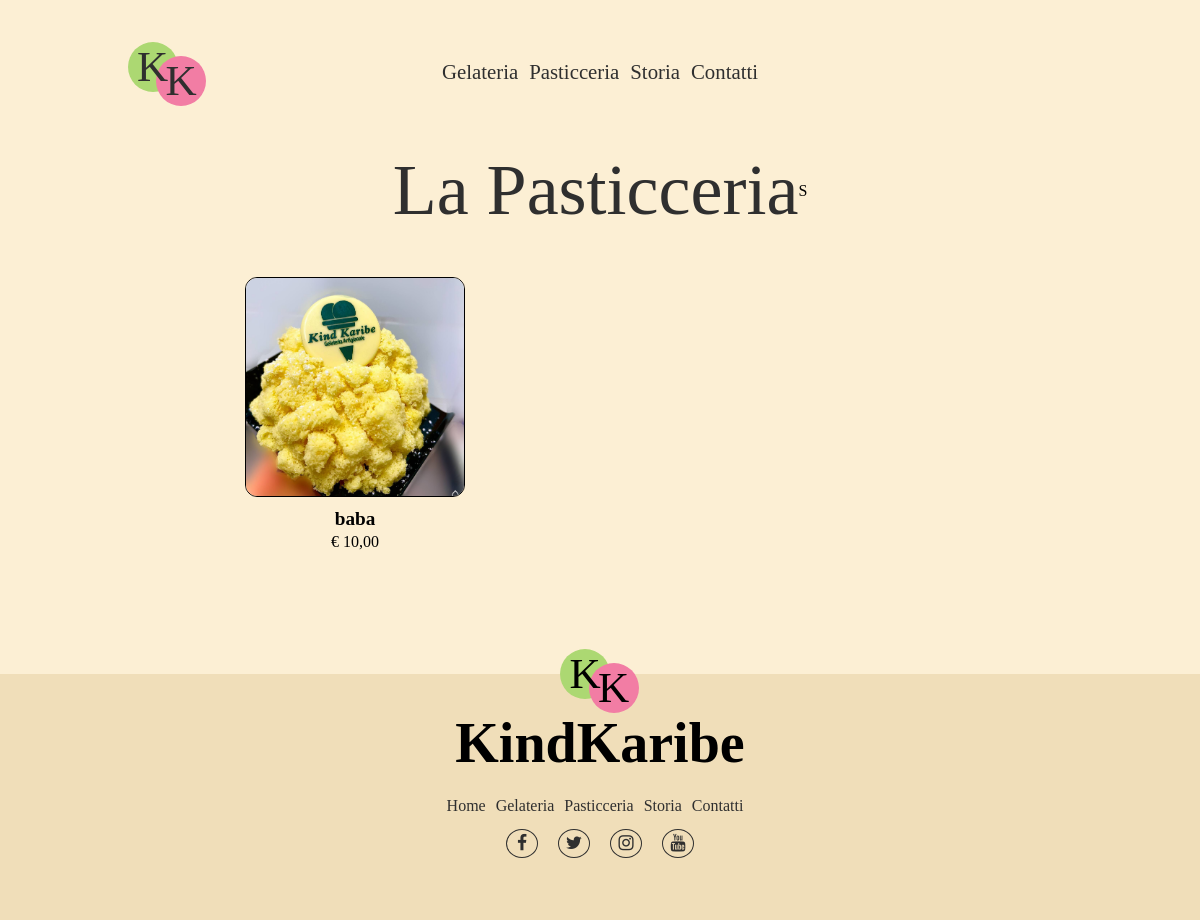
/Pasticceria/, run on an earlier commit of the app's database.
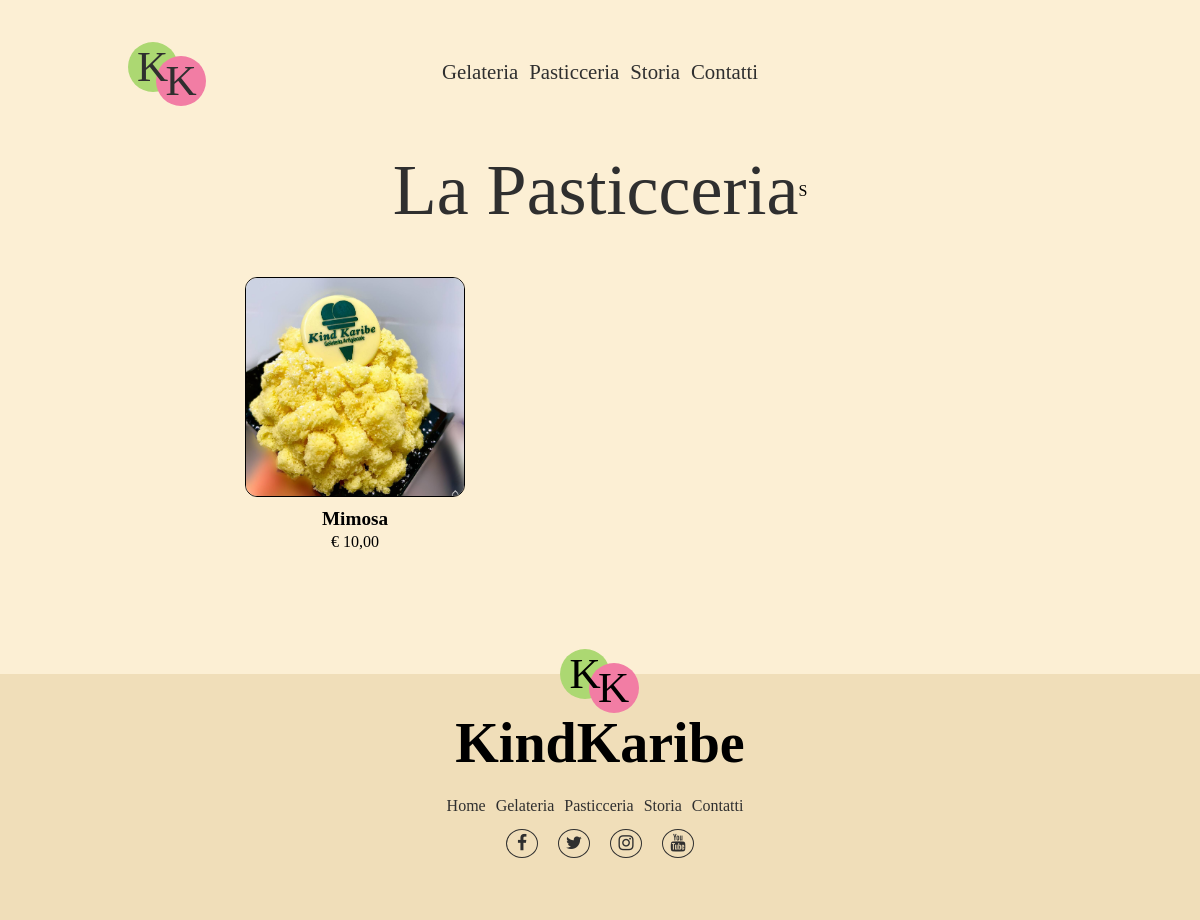
And on a later commit of the database.
### KindKaribe/models.py (models this page shows, shortened)
class Immagine(models.Model):
    URL = models.CharField(max_length=200, default="default.jpg")
    testoALT = models.CharField(max_length=200, default="ALT")
    Prodotto = models.ForeignKey(Prodotto, on_delete=models.CASCADE)

class Prodotto(models.Model):
    Nome = models.CharField(max_length=200)
    Categoria = models.ForeignKey(Categoria, on_delete=models.CASCADE)
    Tipo = EnumChoiceField(Tipo, default=Tipo.Pasticceria)
    Peso = EnumChoiceField(Peso, null=True)
    Prezzo = models.DecimalField(default=0.00, max_digits=5, decimal_places=2)
    Descrizione = models.CharField(max_length=200, default="")
    QuantitaDisponibile = models.IntegerField(default=0)
    IVA = models.DecimalField(default=0.00, max_digits=5, decimal_places=2)
    Visibile = models.BooleanField(default=1)

### KindKaribe/views.py (the view)
# urls.py: path('Pasticceria/', views.Catalogo.as_view(), name="Pasticceria"),
class Catalogo(views.generic.ListView):
    template_name = "Catalogo.html"
    context_object_name = "prodottiPasticceria"
    def get_queryset(self):
        c = Immagine.objects.select_related("Prodotto")
        return c.filter(Prodotto__Tipo=Tipo.Pasticceria)

### templates/Catalogo.html (shortened to what this page needs)
<html lang="it">
<head>
            {% load static %}
<link href="{% static 'KindKaribe/catalogo.css' %}" rel="stylesheet" type="text/css">
</head>
<body>
{% include 'header.html' %}
	<div class="pasticceria">
		<span class="titolo">La Pasticceria</span>S
	</div>
	<div class="container">
        {% for prodotto in prodottiPasticceria  %}
		<div class="card">
			<div class= "prova">
			<a  id ="panino" href="#"><img class="image" id= "speriamo" src="{% static 'KindKaribe/Immagini/' %}{{ prodotto.URL }}" alt=""></a>
  </div>
			<div class="dettagli-card">
				<div class="nome">{{prodotto.Prodotto.Nome}}</div>
				<p>&euro; {{ prodotto.Prodotto.Prezzo }}</p>
			</div>
		</div>
        {% endfor %}
	</div>
    {% include 'footer.html' %}
</body>
</html>

### templates/header.html (shortened to what this page needs)
<!DOCTYPE html>
<html lang="it">
<head>
    {% load static%}
    <link rel="stylesheet" type="text/css" href="{% static 'KindKaribe/stili.css' %}">
</head>
<body>
        <nav class="nav-container">
            <div class="nav-container-item-sx">
	            <div class="dot-logo">
	                <span style="z-index:100;" class="testoLogo-header"><a href="{% url 'KindKaribe:home' %}">K</a></span>
	                <div class="dotArancione-logo" style="z-index: -100;">
	                    <span class="testoLogo-header"><a href="{% url 'KindKaribe:home' %}">K</a></span>
	                </div>
	            </div>
        	</div>
            <ul class="elenco nav-container-item lista-header">
                <li class="item-header"><a href="{% url 'KindKaribe:Gelateria' %}" style="text-decoration:none;">Gelateria</a></li>
                <li class="item-header"><a href="{% url 'KindKaribe:Pasticceria' %}">Pasticceria</a></li>
                <li class="item-header"><a href="#">Storia</a></li>
                <li class="item-header"><a href = "#">Contatti</a></li>
            </ul>
        </nav>
</body>
</html>

### templates/footer.html (shortened to what this page needs)
<html lang="it">
 {% load static %}
<head>
    <link rel="stylesheet" href="https://cdnjs.cloudflare.com/ajax/libs/font-awesome/4.7.0/css/font-awesome.min.css">
    <link rel="stylesheet" type="text/css" href="{% static 'KindKaribe/footer.css' %}">
</head>
<body>
 <div class="super-container">
	<div style="text-align:center;">
		<div class="dot-logo-footer">
		    <span style="z-index:100;" class="testoLogo-header-footer">K</span>
		    <div class="dotArancione-logo-footer" style="z-index: -100;">
		    	<span class="testoLogo-header-footer">K</span>
		    </div>
		</div>
	</div>
    <footer>
        <div class="footer-content">
            <h1>KindKaribe</h1>
             <div class="footer-menu">
                      <ul class="f-menu">
                        <li><a href="{% url 'KindKaribe:home' %}">Home</a></li>
                        <li><a href="{% url 'KindKaribe:Gelateria' %}">Gelateria</a></li>
                        <li><a href="{% url 'KindKaribe:Pasticceria' %}">Pasticceria</a></li>
                        <li><a href="#">Storia</a></li>
                        <li><a href="#">Contatti</a></li>
                      </ul>
                    </div>
        </div>
        <div class="footer-bottom">
                <ul class="socials">
                <li><a href="https://www.facebook.com/KindKaribe"><i class="fa fa-facebook"></i></a></li>
                <li><a href="#"><i class="fa fa-twitter"></i></a></li>
                <li><a href="https://www.instagram.com/gelateria_kindkaribe/"><i class="fa fa-instagram"></i></a></li>
                <li><a href="#"><i class="fa fa-youtube"></i></a></li>
            </ul>
        </div>
    </footer>
         </div>
</body>
</html>

### KindKaribe/static/KindKaribe/catalogo.css (style rules this page uses)
* { padding:0; margin:0; box-sizing:border-box; }
body { background-color: #FCEFD4; }
.container { margin-top: 40px; display: grid; justify-content: center; text-align: center; row-gap: 50px; column-gap: 50px; grid-template-columns: repeat(5, 230px); }
.prova { width: 220px; height: 220px; position: relative; }
.dettagli-card { display: flex; flex-direction: column; text-align: center; padding: 16px 8px 8px 8px; justify-content: center; }
.nome { font-family: 'archia-regular'; font-weight:900; font-size: 1.2rem; }
.card { text-align: center; align-items: center; }
img { border: 1px solid black; height: 80%; width: 70%; border-radius: 12px; margin-top: 5px; object-fit: cover; }
p { margin-top: 3px; font-family: 'archia-regular'; }
.image { width: 220px; height: 220px; }
.titolo { text-align: center; font-family: 'intro_script_demomedium'; color: #2f2f2f; font-size:4.5rem; }
.pasticceria { margin-top: 15px; display: flex; flex-direction: row; justify-content: center; align-items: center; text-align: center; }
@media all and (min-width: 1025px) and (max-width: 1254px) { .container { grid-template-columns: repeat(3, 220px); column-gap: 25px; } }
@media all and (min-width: 1025px) and (max-width: 1254px) { .pasticceria { margin-top: 5px; } }

### KindKaribe/static/KindKaribe/stili.css (style rules this page uses)
* { margin: 0; padding: 0; }
a { text-decoration:none; color: #2f2f2f; }
a:link { text-decoration:none; color: #2f2f2f; }
.dot-logo { height: 50px; width: 50px; background-color: #acd872; border-radius: 50%; font-size: 2.7rem; z-index: 10000; text-align: center; font-family: 'intro_script_demomedium'; display: inline-block; position: absolute; }
.dotArancione-logo { margin-top: 14px; margin-left: -12px; height: 50px; width: 50px; background-color: #f27da4; border-radius: 50%; display: inline-block; position: absolute; }
.testoLogo-header { font-family: 'intro_script_demomedium'; font-size: 2.7rem; }
.elenco { display: inline-block; list-style: none; font-family: "archia-regular"; font-size: 1.3rem; word-spacing: 6px; }
.elenco li { display: inline-block; }
.nav-container { background-color: #fcefd4; width: 100%; display: grid; grid-template-columns: 1fr 1fr 1fr; place-items: center; }
.nav-container-item-sx { margin-right: 145px; align-items: center; text-align: center; margin-top: -60px; }
.nav-container-item { display: flex; flex-direction: row; gap: 0px 11px; }
.lista-header { margin: 0; padding: 60px 0; }
.item-header { list-style: none; text-align:center; }

### KindKaribe/static/KindKaribe/footer.css (style rules this page uses)
* { padding: 0; margin: 0; }
.super-container { margin-top: 100px; }
footer { margin-top:15px; position: absolute; background: #f0deb9; padding:15px 0; width:100%; }
.footer-content { margin-top: 30px; display: flex; align-items: center; justify-content: center; flex-direction: column; text-align: center; }
.footer-content h1 { font-size: 3.5rem; text-transform: capitalize; font-family: 'intro_script_demomedium'; line-height: 3rem; }
.socials { list-style: none; display: flex; align-items: center; justify-content: center; color: #2f2f2f; }
.socials li { margin: 0 10px; }
.socials a { text-decoration: none; color: #2f2f2f; border: 1px solid #2f2f2f; padding: 5px; border-radius: 50%; }
.socials a i { font-size: 1.1rem; width: 20px; height: 30px; transition: color .4s ease; }
.footer-bottom { padding: 20px; padding-bottom: 40px; text-align: center; }
.footer-menu { margin-top:30px; text-align: center; }
.footer-menu ul { display: flex; text-align: center; justify-content: center; }
.footer-menu ul li { padding-right: 10px; display: block; font-family: "archia-regular"; }
.footer-menu ul li a { color: #2f2f2f; text-decoration: none; }
.dot-logo-footer { height: 50px; width: 50px; background-color: #acd872; border-radius: 50%; font-size: 2.7rem; z-index: 10000; text-align: center; font-family: 'intro_script_demomedium'; display: inline-block; position: absolute; margin-left: -40px; margin-top: -10px; }
.dotArancione-logo-footer { margin-top: 14px; margin-left: -12px; height: 50px; width: 50px; background-color: #f27da4; border-radius: 50%; display: inline-block; position: absolute; }

What changed in the data, as far as the page shows it:
changed through a linked row, Immagine: Prodotto.Nome "baba" → "Mimosa"
